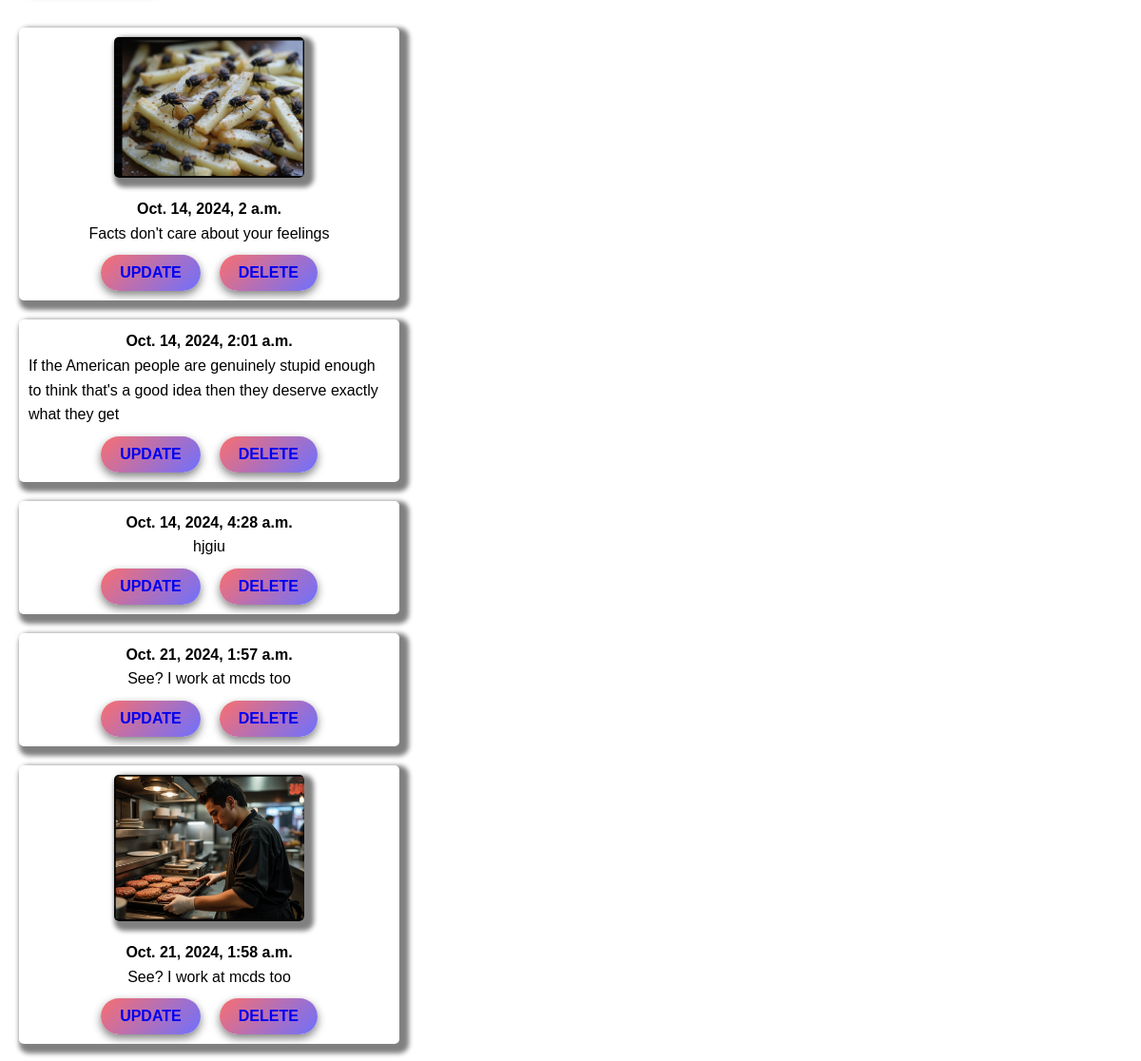
/mini_fb/profile/1 (lower part), run on an earlier commit of the app's database.
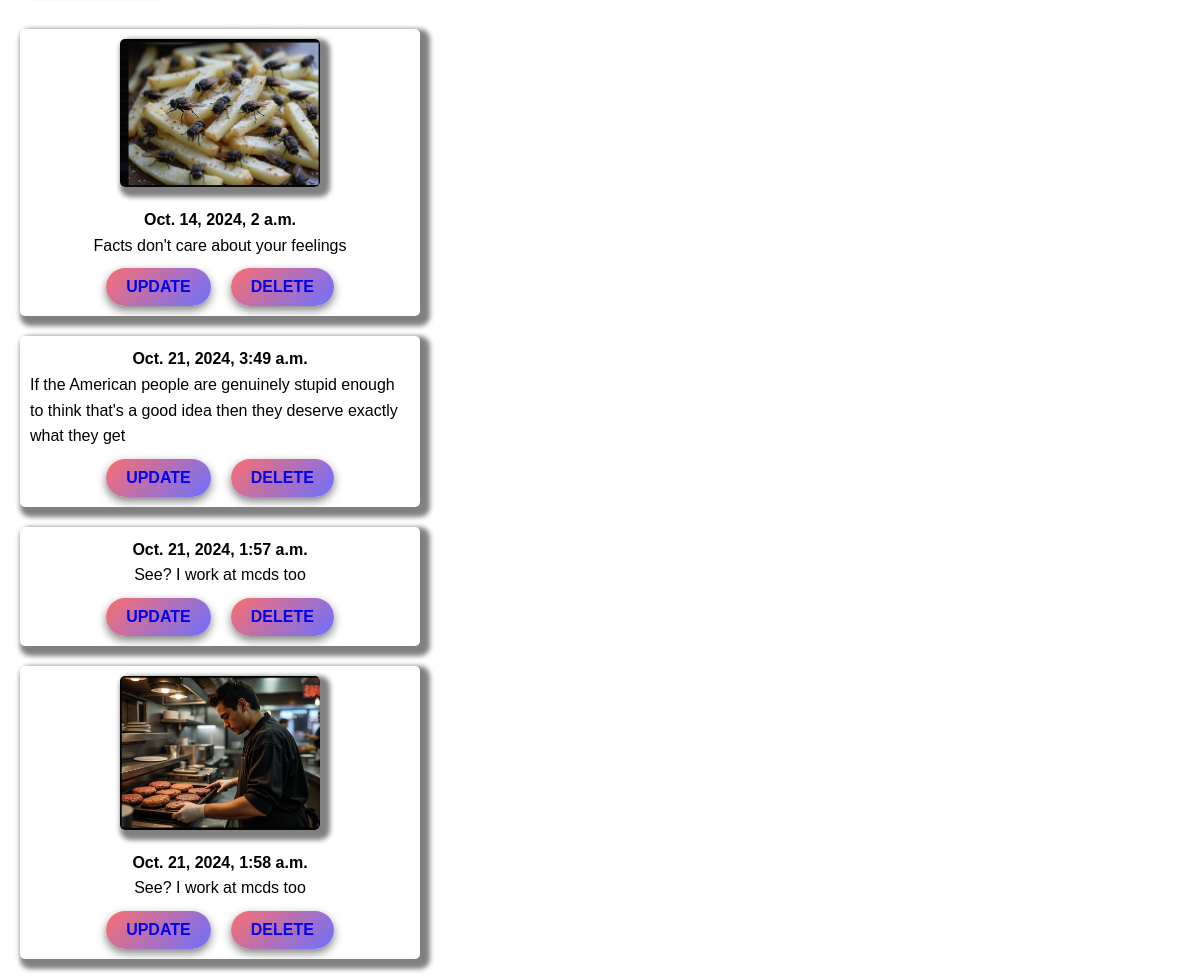
And on a later commit of the database.
### mini_fb/models.py (models this page shows)
class Image(models.Model):
    status_msg = models.ForeignKey("StatusMsg", on_delete=models.CASCADE)
    image = models.ImageField(blank=True)
    timeStamp = models.DateTimeField(auto_now=True)

class StatusMsg(models.Model):
    profile = models.ForeignKey("Profile", on_delete=models.CASCADE)
    text = models.TextField(blank=False)
    timeStamp = models.DateTimeField(auto_now=True)
    def __str__(self) -> str:
        return f'{self.text}'
    def get_images(self):
        return self.image_set.all()

### mini_fb/views.py (the view)
# urls.py: path('profile/<int:pk>', ShowProfile.as_view(), name='profile'),
class ShowProfile(DetailView):
    model = Profile
    template_name = 'mini_fb/show_profile.html'
    context_object_name = 'profile'

### mini_fb/models.py (called while the page is built)
    def get_stat_msg(self):
        status = StatusMsg.objects.filter(profile = self)
        return status

### mini_fb/templates/mini_fb/show_profile.html (shortened to what this page needs)
{% extends 'mini_fb/base.html' %}
{%load static%}
{%block content%}
<link rel="stylesheet" href="{%static 'styles4.css'%}">
{%if profile.profile_img %}
{%for p in profile.get_stat_msg%}
<div class="stat-msg">
    {%for img in p.get_images%}
    <img class="stat-img" src="{{img.image.url}}" alt="{{img.image.url}}" >
    {%endfor%}
       <strong>{{p.timeStamp}}</strong>
       <p>
        {{p.text}}
       </p>
        <div class="cancel">
       <button><a href="{%url 'update_status' p.pk%}">Update</a></button>
        <button><a href="{%url 'delete_status' p.pk%}">Delete</a></button>
    </div>
</div>
    {%endfor%}
{%endif%}
{%endblock%}

What changed in the data, as far as the page shows it:
removed StatusMsg: timeStamp "Oct. 14, 2024, 4:28 a.m.", text "hjgiu"
changed StatusMsg: timeStamp "Oct. 14, 2024, 2:01 a.m." → "Oct. 21, 2024, 3:49 a.m."
